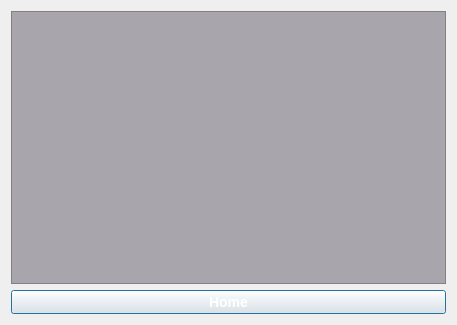
<?xml version="1.0" encoding="UTF-8"?>
<ui version="4.0">
 <class>InventoryPage</class>
 <widget class="QDialog" name="InventoryPage">
  <property name="geometry">
   <rect>
    <x>0</x>
    <y>0</y>
    <width>457</width>
    <height>325</height>
   </rect>
  </property>
  <property name="windowTitle">
   <string>Dialog</string>
  </property>
  <property name="styleSheet">
   <string notr="true"/>
  </property>
  <layout class="QVBoxLayout" name="verticalLayout">
   <item>
    <widget class="QTextEdit" name="dbOutput">
     <property name="styleSheet">
      <string notr="true">background-color: rgb(168, 165, 173);</string>
     </property>
    </widget>
   </item>
   <item>
    <widget class="QPushButton" name="HomeButton">
     <property name="font">
      <font>
       <pointsize>-1</pointsize>
       <weight>75</weight>
       <italic>false</italic>
       <bold>true</bold>
      </font>
     </property>
     <property name="styleSheet">
      <string notr="true">font: bold 14px;
    color: white;</string>
     </property>
     <property name="text">
      <string>Home</string>
     </property>
    </widget>
   </item>
  </layout>
 </widget>
 <resources/>
 <connections>
  <connection>
   <sender>HomeButton</sender>
   <signal>clicked()</signal>
   <receiver>InventoryPage</receiver>
   <slot>reject()</slot>
   <hints>
    <hint type="sourcelabel">
     <x>46</x>
     <y>292</y>
    </hint>
    <hint type="destinationlabel">
     <x>2</x>
     <y>294</y>
    </hint>
   </hints>
  </connection>
 </connections>
</ui>
